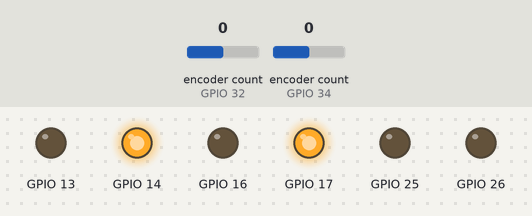
This sketch was run on a simulated ESP32. Shown: output pins drawn as LEDs (lit = HIGH). The test bench sets the inputs (shaded band); at power-on: encoder count (sensors on GPIO 32, GPIO 34) 0. What the sketch prints to the serial monitor is not drawn.

Above: at 0.1 s.
Timing chart, 0 to 1.6 s (numbered marks = the images above):
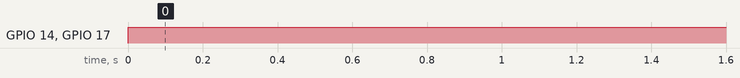

The sketch:

example.ino
```cpp
#include "motorControl.h"
#include "Pinout.h"
String out;
motorControl M1(PWM1,DIR1A,DIR1B,encM1A,encM1B);
motorControl M2(PWM2,DIR2A,DIR2B,encM2A,encM2B);
void setup(){
  M1.setPID(KP_value,KI_value,KD_value);
  M2.setPID(KP_value,KI_value,KD_value);
  M1.setSetpoint(0);
  M2.setSetpoint(0);
  Serial.begin(115200);
}
void loop(){

   M2.calculatePID();
   M1.calculatePID();
   M1.motorMove(M1.getPID());
   M2.motorMove(M2.getPID());
  Serial.print(M1.getRPM());
  Serial.print(" ");
  Serial.println(M2.getRPM());

  while(Serial.available()){
    char a=char(Serial.read());
    if(a!='\n'){
      out+=a;

    }else{
      M1.setSetpoint(out.toFloat());
      M2.setSetpoint(out.toFloat());
      out="";
    }
  }
delay(10);
}
```

Pinout.h
```cpp
#define PWM1 25
#define PWM2 26
#define DIR1A 13
#define DIR1B 14
#define DIR2A 16
#define DIR2B 17
#define PPR 984.0

//change this depends on your plant
#define KP_value 0.0
#define KI_value 0.0
#define KD_value 0.0

#define encM2A 34
#define encM2B 35

#define encM1A 32
#define encM1B 27
```

motorControl.cpp
```cpp
#include "Arduino.h"
#include "motorControl.h"
#include "Pinout.h"


motorControl::motorControl(int pinPWM, int pinDIR_A, int pinDIR_B,int pinEncA,int pinEncB) {

  //init encoder lib
  ESP32Encoder::useInternalWeakPullResistors = puType::up;
  ESP32Encoder::attachHalfQuad(pinEncA, pinEncB);
  ESP32Encoder::clearCount();

  //init pinout
  pinMode(pinDIR_A, OUTPUT);
  pinMode(pinDIR_B, OUTPUT);
  pinMode(pinPWM, OUTPUT);

  _pinDIR_A = pinDIR_A;
  _pinDIR_B = pinDIR_B;
  _pinPWM = pinPWM;

}

void motorControl::motorMove(float pwm) {

  if (pwm >= 0) {
    _pwmOut = int(pwm);
    digitalWrite(_pinDIR_A, 0);
    digitalWrite(_pinDIR_B, 1);
    analogWrite(_pinPWM, _pwmOut);
  }
  if (pwm < 0) {
    pwm = -1 * pwm;
    _pwmOut = int(pwm);
    digitalWrite(_pinDIR_A, 1);
    digitalWrite(_pinDIR_B, 0);
    analogWrite(_pinPWM, _pwmOut);
  }
}
void motorControl::setPID(float Kp_val=1.5,float Ki_val=25.0,float Kd_val=0.02){
  _Kp=Kp_val;
  _Ki=Ki_val;
  _Kd=Kd_val;
}
float motorControl::getRPM(){
  return _rpm;
}
void motorControl::setSetpoint(int setPoint = 0){
  _rpm_setpoint=(float)setPoint;
}
float motorControl::getPID(){
  return (_PID_value);
}
void motorControl::calculatePID() {

  //execute every 25ms
  if ( (_nowT + 25000) <= micros()) {
    long _current_time = micros();
    float _delta_time = ((float)_current_time - (float)_nowT) / 1.0e6;

    int encoder_count = ESP32Encoder::getCount();
    ESP32Encoder::clearCount();

    float pulse_per_second = (float)encoder_count / _delta_time;
    _rpm = (pulse_per_second / PPR) * 60.0;
    //==============ERROR CALCULATION===============
    _rpm_error=_rpm_setpoint-_rpm;
    //==============P-TERM CALCULATION===============
    _Pterm=_rpm_error*_Kp;
    //==============I-TERM CALCULATION===============
    _Iterm=_Iterm+(_Ki*_rpm_error*_delta_time);

    if(_Iterm>255.0){//limit saturation high
      _Iterm=255.0;
    }
    else if(_Iterm<-255.0){//limit saturation low
      _Iterm=-255.0;
    }
    //==============D-TERM CALCULATION===============
    _Dterm=_Kd*(_rpm_error-_last_rpm_error)/_delta_time;
    //=============PID CALCULATION====================
    _PID_value=_Pterm+_Iterm+_Dterm;
    //=============ANTI WINDUP========================
    if(_PID_value>255){
      _Iterm-=_Ki*(_PID_value-255)*_delta_time;
      _PID_value=255;
    }
    if(_PID_value<-255){
      _Iterm+=_Ki*(-255-_PID_value)*_delta_time;
      _PID_value=-255;
    }
    _last_rpm_error=_rpm_error;

    if(_rpm_error==0){
      _Iterm=0;
    }


    _nowT=micros();
  }
}
```

motorControl.h
```cpp
#ifndef motorControl_h
#define motorControl_h

#include "Arduino.h"
#include <ESP32Encoder.h>
class motorControl:public ESP32Encoder{
  public:

    motorControl(int pinPWM, int pinDIR_A, int pinDIR_B,int pinEncA,int pinEncB);
    void motorMove(float pwm);
    void calculatePID();
    void setSetpoint(int setpoint );

    void setPID(float Kp_val,float Ki_val,float Kd_val);
    float getRPM();
    float getPID();

  private:
    int
    _pinPWM,
    _pinDIR_A,
    _pinDIR_B,
    _pwmOut;
    float
    _rpm,
    _rpm_error,
    _last_rpm_error=0.0,
    _rpm_setpoint,
    _Pterm,
    _Iterm,
    _Dterm,
    _PID_value,
    _Kp,
    _Ki,
    _Kd;
    unsigned long
    _nowT;
};
#endif
```

Measured:
- by itself, GPIO 14, GPIO 17: LOW → HIGH at 0.00 s
